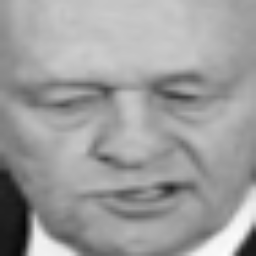
#> input picture sample_data/before_morph/sample_01_personA_Jean Chret.png, 256 x 256 px
$ python -i statistics_module.py   (imports and definitions only)   (older library calls are emulated)
#> lines starting #> are read from the running program, lines starting #| are printed output that depends on the picture
#> further down, picture is the input picture: shape (256, 256, 3); min 6, max 253, mean 157.6
# -*- coding: utf-8 -*-
"""
Module de Statistiques pour Face Morphing
Basé sur le papier SynMorph (arXiv:2409.05595v1)

Ce module implémente les analyses statistiques suivantes:
1. Face Image Quality Assessment (FIQA)
2. Morphing Attack Potential (MAP) - ISO/IEC 20059
3. Kernel Density Estimation (KDE) pour visualisation
4. Detection Error Tradeoff (DET) curves
5. Kullback-Leibler Divergence
"""

import sys
import io
import os

# Configuration de l'encodage UTF-8 pour Windows
# [6 lines not run here, left out]

import numpy as np
import cv2
import matplotlib.pyplot as plt
import seaborn as sns
from pathlib import Path
from scipy import stats
from scipy.spatial.distance import cosine
from sklearn.metrics import roc_curve, auc
import warnings
# [1 line not run here, left out]


class FIQAAnalyzer:
    """
    Face Image Quality Assessment Analyzer

    Implémente deux méthodes:
    1. FaceQnet v1 - Approche supervisée (simulée pour démo)
    2. SER-FIQ - Approche non-supervisée basée sur stabilité
    """

    def __init__(self):
        self.quality_scores = []
        self.method = "simple"  # simple, facequnet, serfiq

    def compute_quality_score(self, image, method="simple"):
        """
        Calcule le score de qualité d'une image faciale

        Args:
            image: Image BGR (numpy array)
            method: 'simple', 'facequnet', ou 'serfiq'

        Returns:
            float: Score de qualité entre 0 et 1
        """
        if method == "simple":
            return self._compute_simple_quality(image)
        elif method == "facequnet":
            return self._compute_facequnet_quality(image)
        elif method == "serfiq":
            return self._compute_serfiq_quality(image)
        else:
            raise ValueError(f"Méthode inconnue: {method}")

    def _compute_simple_quality(self, image):
        """
        Calcule un score de qualité simple basé sur:
        - Netteté (Laplacian variance)
        - Contraste
        - Luminosité moyenne
        """
        # Convertir en niveaux de gris
        if len(image.shape) == 3:
            gray = cv2.cvtColor(image, cv2.COLOR_BGR2GRAY)
        else:
            gray = image

        # 1. Netteté (variance du Laplacian)
        laplacian = cv2.Laplacian(gray, cv2.CV_64F)
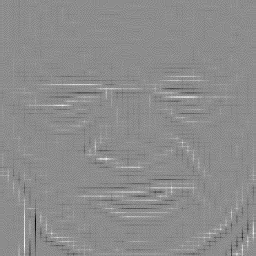
#> laplacian: shape (256, 256) float64; min -32, max 26, mean 0; drawn with min black and max white
        sharpness = laplacian.var()
#> sharpness = 5.57
        sharpness_score = min(1.0, sharpness / 500.0)  # Normaliser
#> sharpness_score = 0.0111

        # 2. Contraste (écart-type)
        contrast = gray.std()
#> contrast = 37.56
        contrast_score = min(1.0, contrast / 64.0)
#> contrast_score = 0.587

        # 3. Luminosité (vérifier si dans une bonne plage)
        brightness = gray.mean()
#> brightness = 157.6
        brightness_score = 1.0 - abs(brightness - 127.5) / 127.5
#> brightness_score = 0.764

        # 4. Score de bruit (inverse)
        noise = cv2.fastNlMeansDenoising(gray, None, 10, 7, 21)
        noise_diff = np.abs(gray.astype(float) - noise.astype(float)).mean()
#> noise_diff = 1.61
        noise_score = max(0, 1.0 - noise_diff / 20.0)
#> noise_score = 0.919

        # Score combiné
        quality = (
            0.40 * sharpness_score +
            0.25 * contrast_score +
            0.20 * brightness_score +
            0.15 * noise_score
        )
#> quality = 0.442

        return float(np.clip(quality, 0, 1))

    # [120 lines left out: functions _compute_facequnet_quality, _compute_serfiq_quality, analyze_dataset, _compute_kl_divergence, not called in this run]


class MAPAnalyzer:
    """
    Morphing Attack Potential Analyzer

    Implémente le calcul du MAP selon ISO/IEC 20059
    """

    # [126 lines left out: functions __init__, extract_embedding, compute_similarity, compute_map, not called in this run]


class StatisticsVisualizer:
    """
    Visualiseur de statistiques pour morphing
    """

    # [275 lines left out: functions __init__, plot_kde_comparison, plot_map_comparison, plot_det_curve, generate_summary_report, demo_usage, not called in this run]


# [2 lines not run here, left out]

>>> import cv2
>>> picture = cv2.imread('sample_data/before_morph/sample_01_personA_Jean Chret.png')
>>> result = FIQAAnalyzer().compute_quality_score(picture)
#> result = 0.442

$ run again, on sample_data/before_morph/sample_02_personA_Gloria Mac.png
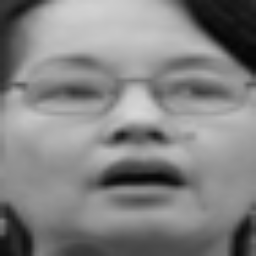
#> input picture sample_data/before_morph/sample_02_personA_Gloria Mac.png, 256 x 256 px
#> picture is the input picture: shape (256, 256, 3); min 6, max 216, mean 130.9
#> in _compute_simple_quality, `laplacian = cv2.Laplacian(gray, cv2.CV_64F)`:
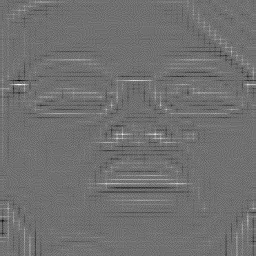
#> laplacian: shape (256, 256) float64; min -22, max 28, mean 0; drawn with min black and max white
#> sharpness = 4.95
#> sharpness_score = 0.00991
#> contrast = 48.34
#> contrast_score = 0.755
#> brightness = 130.9
#> brightness_score = 0.973
#> noise_diff = 1.5
#> noise_score = 0.925
#> quality = 0.526

$ run again, on sample_data/before_morph/sample_02_personB_Donald Rum.png
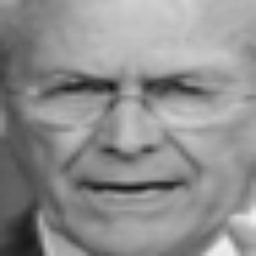
#> input picture sample_data/before_morph/sample_02_personB_Donald Rum.png, 256 x 256 px
#> picture is the input picture: shape (256, 256, 3); min 25, max 239, mean 142.4
#> in _compute_simple_quality, `laplacian = cv2.Laplacian(gray, cv2.CV_64F)`:
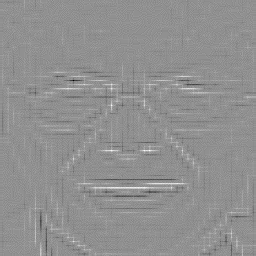
#> laplacian: shape (256, 256) float64; min -38, max 29, mean 0; drawn with min black and max white
#> sharpness = 6.83
#> sharpness_score = 0.0137
#> contrast = 37.25
#> contrast_score = 0.582
#> brightness = 142.4
#> brightness_score = 0.884
#> noise_diff = 1.88
#> noise_score = 0.906
#> quality = 0.464
